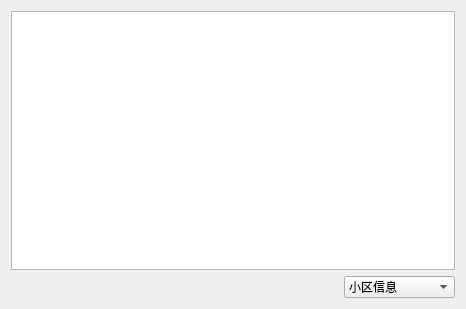
<?xml version="1.0" encoding="UTF-8"?>
<ui version="4.0">
 <class>DataForm</class>
 <widget class="QWidget" name="DataForm">
  <property name="geometry">
   <rect>
    <x>0</x>
    <y>0</y>
    <width>466</width>
    <height>309</height>
   </rect>
  </property>
  <property name="windowTitle">
   <string>Form</string>
  </property>
  <layout class="QVBoxLayout" name="verticalLayout">
   <item>
    <widget class="QTableView" name="tableView"/>
   </item>
   <item>
    <layout class="QHBoxLayout" name="horizontalLayout" stretch="3,1">
     <item>
      <spacer name="horizontalSpacer">
       <property name="orientation">
        <enum>Qt::Horizontal</enum>
       </property>
       <property name="sizeHint" stdset="0">
        <size>
         <width>40</width>
         <height>20</height>
        </size>
       </property>
      </spacer>
     </item>
     <item>
      <widget class="QComboBox" name="comboBox">
       <property name="styleSheet">
        <string notr="true"/>
       </property>
       <item>
        <property name="text">
         <string>小区信息</string>
        </property>
        <property name="icon">
         <iconset resource="icon.qrc">
          <normaloff>:/icon/Main.png</normaloff>:/icon/Main.png</iconset>
        </property>
       </item>
       <item>
        <property name="text">
         <string>家庭信息</string>
        </property>
        <property name="icon">
         <iconset resource="icon.qrc">
          <normaloff>:/icon/family.png</normaloff>:/icon/family.png</iconset>
        </property>
       </item>
       <item>
        <property name="text">
         <string>个人信息</string>
        </property>
        <property name="icon">
         <iconset resource="icon.qrc">
          <normaloff>:/icon/people.png</normaloff>:/icon/people.png</iconset>
        </property>
       </item>
       <item>
        <property name="text">
         <string>温度信息</string>
        </property>
        <property name="icon">
         <iconset>
          <disabledoff>:/icon/T.png</disabledoff>
         </iconset>
        </property>
       </item>
      </widget>
     </item>
    </layout>
   </item>
  </layout>
 </widget>
 <resources>
  <include location="icon.qrc"/>
 </resources>
 <connections/>
</ui>
